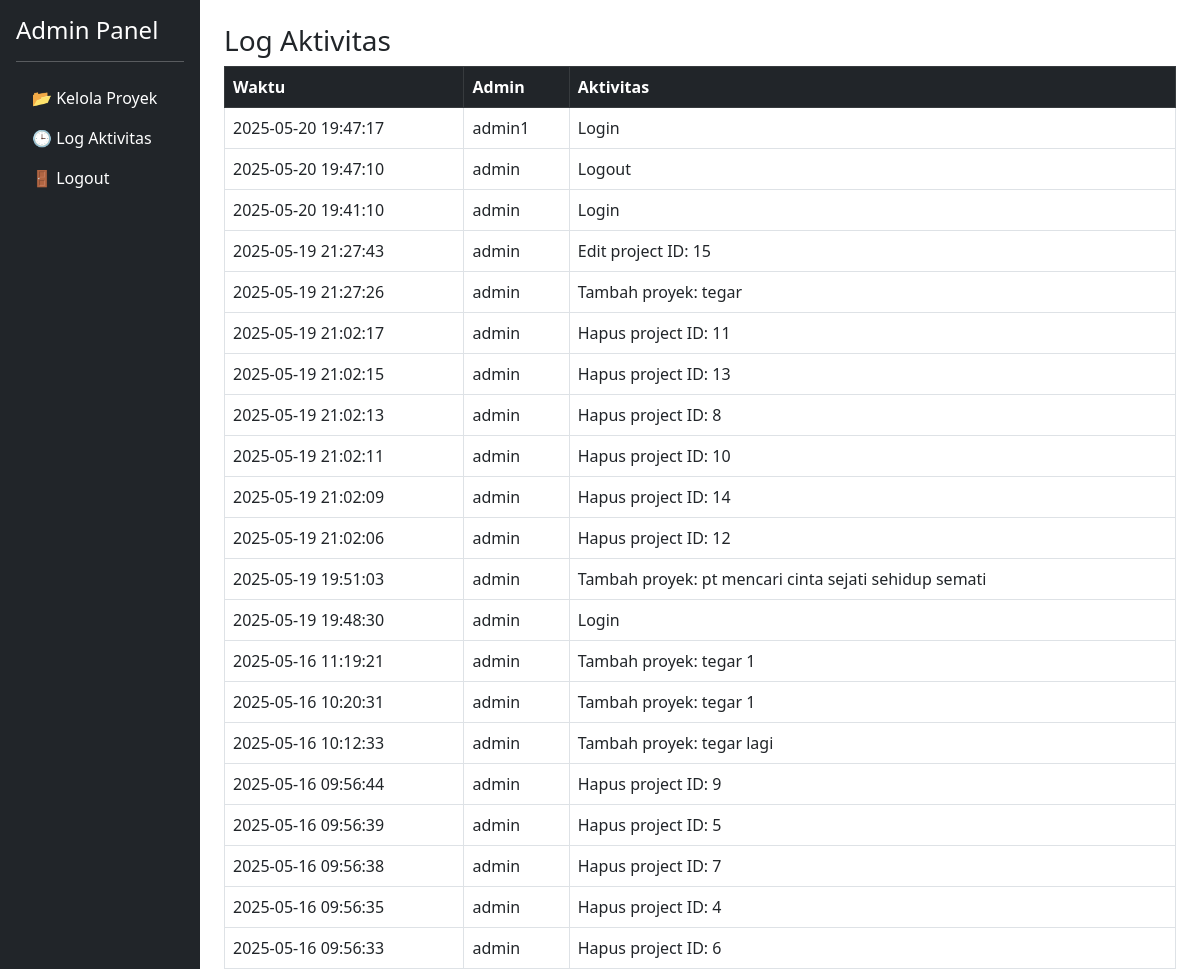
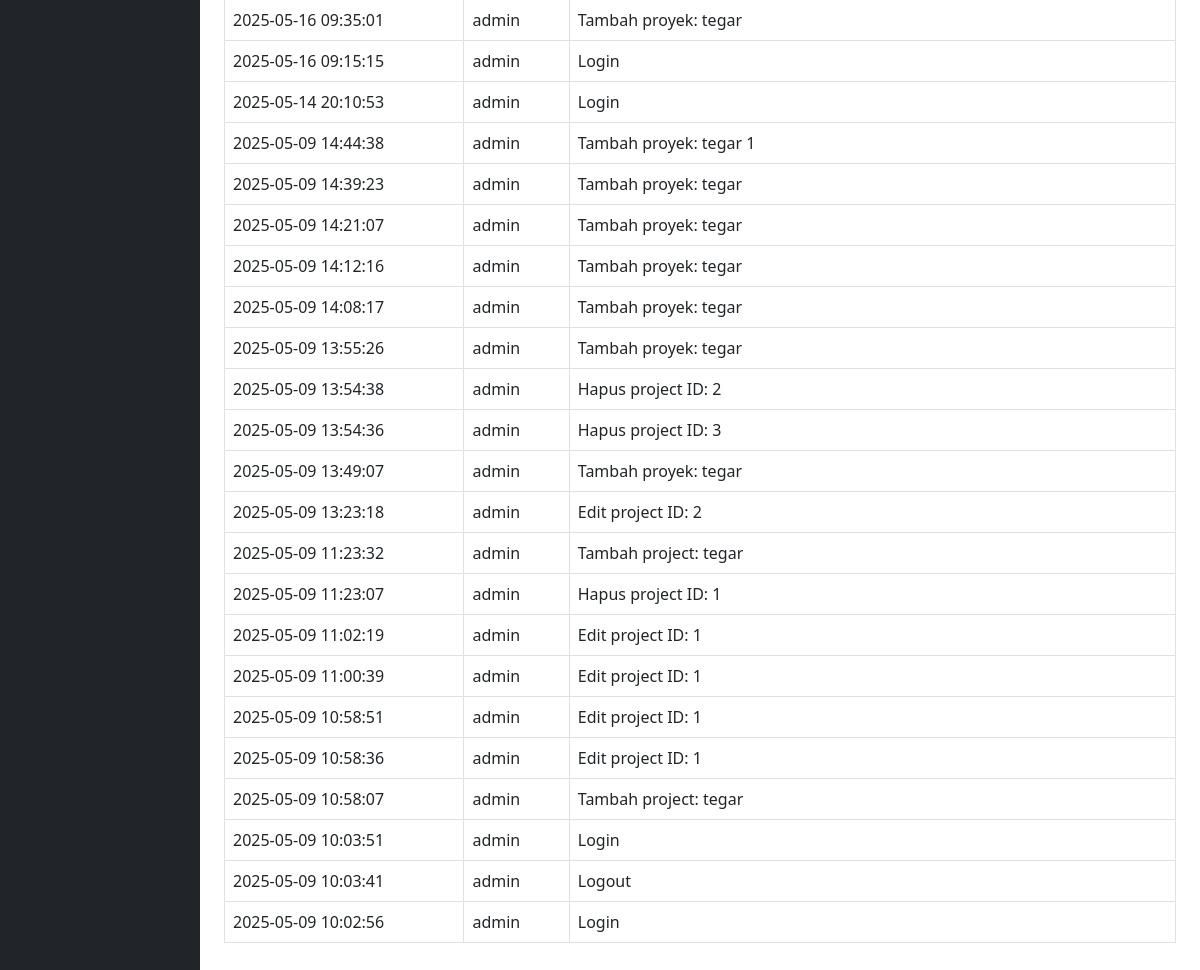
The app's page /admin/log.php (signed in) with its own data (2 pictures, top to bottom).
### tables this page shows
CREATE TABLE `log_aktivitas` (
  `id` int(11) NOT NULL,
  `admin_id` int(11) DEFAULT NULL,
  `aktivitas` text DEFAULT NULL,
  `waktu` datetime DEFAULT current_timestamp()
);

### admin/log.php (the view, shortened to what this page needs)
<?php
include 'koneksi.php';
$log = mysqli_query($conn, "SELECT log_aktivitas.*, admin.username FROM log_aktivitas
                            JOIN admin ON log_aktivitas.admin_id = admin.id
                            ORDER BY log_aktivitas.waktu DESC");
?>
<!DOCTYPE html>
<html lang="id">
<head>
  <link href="https://cdn.jsdelivr.net/npm/bootstrap@5.3.0/dist/css/bootstrap.min.css" rel="stylesheet">
</head>
<body>
<div class="container-fluid">
  <div class="row">
    <div class="col-md-2 bg-dark text-white min-vh-100 p-3">
      <h4>Admin Panel</h4>
      <hr>
      <ul class="nav flex-column">
        <li class="nav-item"><a href="dashboard.php" class="nav-link text-white">📂 Kelola Proyek</a></li>
        <li class="nav-item"><a href="log.php" class="nav-link text-white">🕒 Log Aktivitas</a></li>
        <li class="nav-item"><a href="logout.php" class="nav-link text-white">🚪 Logout</a></li>
      </ul>
    </div>
    <div class="col-md-10 p-4">
      <h3>Log Aktivitas</h3>
      <table class="table table-bordered">
        <thead class="table-dark">
          <tr>
            <th>Waktu</th>
            <th>Admin</th>
            <th>Aktivitas</th>
          </tr>
        </thead>
        <tbody>
          <?php while ($row = mysqli_fetch_assoc($log)): ?>
          <tr>
            <td><?= $row['waktu']; ?></td>
            <td><?= $row['username']; ?></td>
            <td><?= $row['aktivitas']; ?></td>
          </tr>
          <?php endwhile; ?>
        </tbody>
      </table>
    </div>
  </div>
</div>
</body>
</html>

### records on screen
log_aktivitas: waktu "2025-05-20 19:47:17", admin.username "admin1", aktivitas "Login"
log_aktivitas: waktu "2025-05-20 19:47:10", admin.username "admin", aktivitas "Logout"
log_aktivitas: waktu "2025-05-20 19:41:10", admin.username "admin", aktivitas "Login"
log_aktivitas: waktu "2025-05-19 21:27:43", admin.username "admin", aktivitas "Edit project ID: 15"
log_aktivitas: waktu "2025-05-19 21:27:26", admin.username "admin", aktivitas "Tambah proyek: tegar"
log_aktivitas: waktu "2025-05-19 21:02:17", admin.username "admin", aktivitas "Hapus project ID: 11"
log_aktivitas: waktu "2025-05-19 21:02:15", admin.username "admin", aktivitas "Hapus project ID: 13"
log_aktivitas: waktu "2025-05-19 21:02:13", admin.username "admin", aktivitas "Hapus project ID: 8"
log_aktivitas: waktu "2025-05-19 21:02:11", admin.username "admin", aktivitas "Hapus project ID: 10"
log_aktivitas: waktu "2025-05-19 21:02:09", admin.username "admin", aktivitas "Hapus project ID: 14"
log_aktivitas: waktu "2025-05-19 21:02:06", admin.username "admin", aktivitas "Hapus project ID: 12"
log_aktivitas: waktu "2025-05-19 19:51:03", admin.username "admin", aktivitas "Tambah proyek: pt mencari cinta sejati sehidup semati"
log_aktivitas: waktu "2025-05-19 19:48:30", admin.username "admin", aktivitas "Login"
log_aktivitas: waktu "2025-05-16 11:19:21", admin.username "admin", aktivitas "Tambah proyek: tegar 1"
log_aktivitas: waktu "2025-05-16 10:20:31", admin.username "admin", aktivitas "Tambah proyek: tegar 1"
log_aktivitas: waktu "2025-05-16 10:12:33", admin.username "admin", aktivitas "Tambah proyek: tegar lagi"
log_aktivitas: waktu "2025-05-16 09:56:44", admin.username "admin", aktivitas "Hapus project ID: 9"
log_aktivitas: waktu "2025-05-16 09:56:39", admin.username "admin", aktivitas "Hapus project ID: 5"
log_aktivitas: waktu "2025-05-16 09:56:38", admin.username "admin", aktivitas "Hapus project ID: 7"
log_aktivitas: waktu "2025-05-16 09:56:35", admin.username "admin", aktivitas "Hapus project ID: 4"
log_aktivitas: waktu "2025-05-16 09:56:33", admin.username "admin", aktivitas "Hapus project ID: 6"
log_aktivitas: waktu "2025-05-16 09:35:01", admin.username "admin", aktivitas "Tambah proyek: tegar"
log_aktivitas: waktu "2025-05-16 09:15:15", admin.username "admin", aktivitas "Login"
log_aktivitas: waktu "2025-05-14 20:10:53", admin.username "admin", aktivitas "Login"
log_aktivitas: waktu "2025-05-09 14:44:38", admin.username "admin", aktivitas "Tambah proyek: tegar 1"
log_aktivitas: waktu "2025-05-09 14:39:23", admin.username "admin", aktivitas "Tambah proyek: tegar"
log_aktivitas: waktu "2025-05-09 14:21:07", admin.username "admin", aktivitas "Tambah proyek: tegar"
log_aktivitas: waktu "2025-05-09 14:12:16", admin.username "admin", aktivitas "Tambah proyek: tegar"
log_aktivitas: waktu "2025-05-09 14:08:17", admin.username "admin", aktivitas "Tambah proyek: tegar"
log_aktivitas: waktu "2025-05-09 13:55:26", admin.username "admin", aktivitas "Tambah proyek: tegar"
log_aktivitas: waktu "2025-05-09 13:54:38", admin.username "admin", aktivitas "Hapus project ID: 2"
log_aktivitas: waktu "2025-05-09 13:54:36", admin.username "admin", aktivitas "Hapus project ID: 3"
log_aktivitas: waktu "2025-05-09 13:49:07", admin.username "admin", aktivitas "Tambah proyek: tegar"
log_aktivitas: waktu "2025-05-09 13:23:18", admin.username "admin", aktivitas "Edit project ID: 2"
log_aktivitas: waktu "2025-05-09 11:23:32", admin.username "admin", aktivitas "Tambah project: tegar"
log_aktivitas: waktu "2025-05-09 11:23:07", admin.username "admin", aktivitas "Hapus project ID: 1"
log_aktivitas: waktu "2025-05-09 11:02:19", admin.username "admin", aktivitas "Edit project ID: 1"
log_aktivitas: waktu "2025-05-09 11:00:39", admin.username "admin", aktivitas "Edit project ID: 1"
log_aktivitas: waktu "2025-05-09 10:58:51", admin.username "admin", aktivitas "Edit project ID: 1"
log_aktivitas: waktu "2025-05-09 10:58:36", admin.username "admin", aktivitas "Edit project ID: 1"
log_aktivitas: waktu "2025-05-09 10:58:07", admin.username "admin", aktivitas "Tambah project: tegar"
log_aktivitas: waktu "2025-05-09 10:03:51", admin.username "admin", aktivitas "Login"
log_aktivitas: waktu "2025-05-09 10:03:41", admin.username "admin", aktivitas "Logout"
log_aktivitas: waktu "2025-05-09 10:02:56", admin.username "admin", aktivitas "Login"
